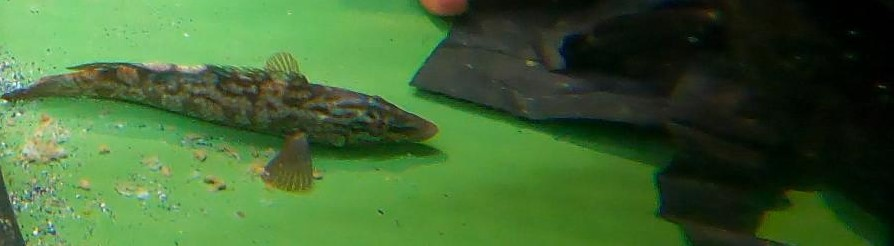
%> input picture assets/Testing/011001_GH010035.MP4.jpg, 894 x 246 px
$ octave --eval "result = aAlgorithmGray(imread('assets/Testing/011001_GH010035.MP4.jpg'));"   (GNU Octave 9; MATLAB toolbox functions it lacks are replaced by stand-ins)
%> lines starting %> are read from the running program, lines starting %| are printed output that depends on the picture; in (x1, y1, x2, y2) boxes, pixels count from 0 and x2, y2 are one past the last pixel; in counts of white or black regions, pixels touching at a corner belong together; the program's own positions count from 1
function result = aAlgorithmGray(img)
I = rgb2gray(img);
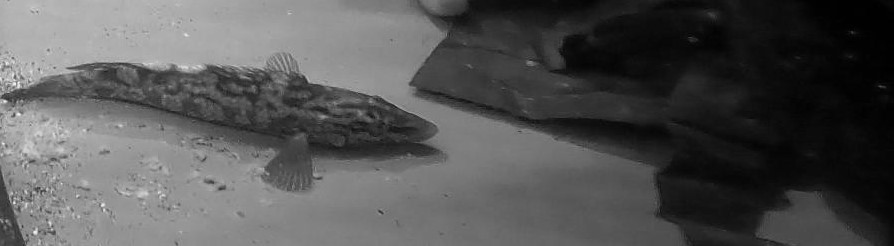
%> I: size 246x894 uint8; min 0, max 244, mean 84.7

H = imhist(I);
%> H = 256 values, max 3917 at index 12, min 0 at index 234, mean 859.1
[~,Bval] = max(H);
%> Bval = 12

IB = 155 - Bval;
%> IB = 143
if Bval>100
  IB = IB + 25;
end
x=IB/255;
%> x = 0.561

BW = imbinarize(I,x);
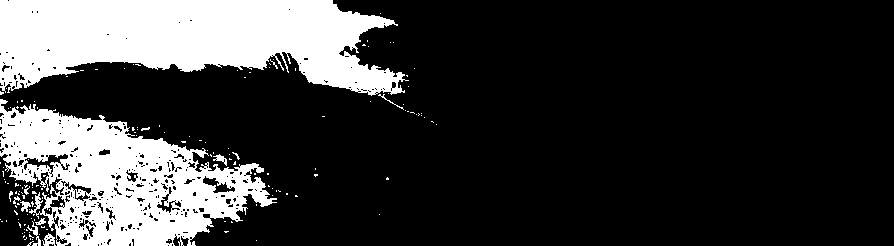
%> BW: size 246x894 logical; 22% white; 152 white regions (140 under 20 px), largest, box (x1, y1, x2, y2) and area: (0, 0, 409, 96) 26587, (0, 99, 277, 246) 20804, (27, 221, 41, 246) 100

[counts,~] = imhist(BW);
%> counts = [171586; 48338]
S=counts(1)/(sum(counts)/100);
%> S = 78.02
while S>10
    if S>20
        x=x-0.01*(S-10)/5; %for speed
    end
    x=x-0.01;
    BW = imbinarize(I,x);
    [counts,~] = imhist(BW);
    S=counts(1)/(sum(counts)/100);
end
%> this loop made 9 passes
%> (x, counts, S) on passes 1 to 9: (0.415, [128599; 91325], 58.47), (0.308, [105332; 114592], 47.89), (0.222, [82273; 137651], 37.41), (0.157, [68556; 151368], 31.17), (0.105, [56354; 163570], 25.62), (0.0636, [40685; 179239], 18.5), (0.0536, [33315; 186609], 15.15), (0.0436, [26991; 192933], 12.27), (0.0336, [15803; 204121], 7.19)
%> pass 1, in aAlgorithmGray, `BW = imbinarize(I,x);`:
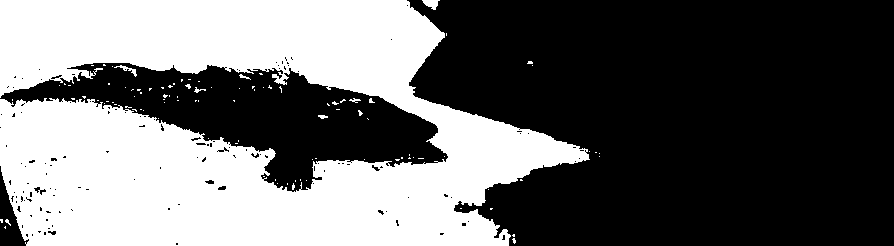
%> BW: size 246x894 logical; 41.5% white; 101 white regions (94 under 20 px), largest, box (x1, y1, x2, y2) and area: (0, 0, 590, 246) 90611, (422, 0, 440, 10) 108, (114, 65, 137, 77) 71
%> pass 2, in aAlgorithmGray, `BW = imbinarize(I,x);`:
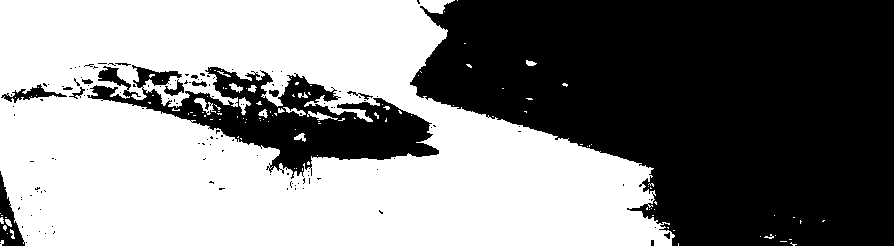
%> BW: size 246x894 logical; 52.1% white; 132 black regions (118 under 20 px), largest, box (x1, y1, x2, y2) and area: (410, 0, 894, 246) 88589, (87, 65, 439, 179) 14703, (0, 171, 25, 246) 779
%> pass 3, in aAlgorithmGray, `BW = imbinarize(I,x);`:
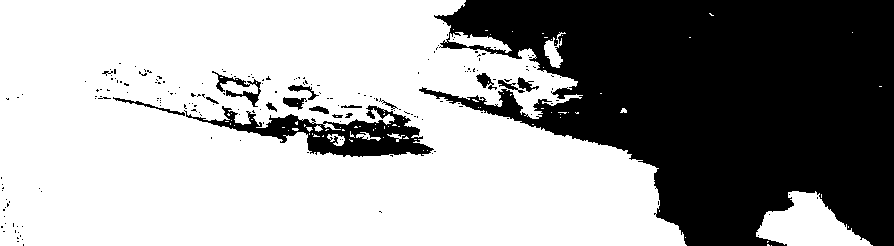
%> BW: size 246x894 logical; 62.6% white; 190 black regions (173 under 20 px), largest, box (x1, y1, x2, y2) and area: (419, 0, 894, 246) 75298, (184, 105, 434, 157) 4797, (212, 71, 261, 107) 456

BW=bwareaopen(BW, 100);
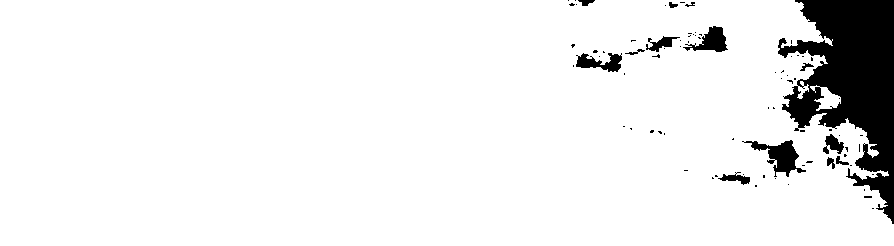
%> BW: size 246x894 logical; 92.6% white; 81 black regions (67 under 20 px), largest, box (x1, y1, x2, y2) and area: (778, 0, 894, 224) 13099, (742, 140, 806, 177) 858, (683, 26, 728, 52) 561
binaryImg = imcomplement(BW);
binaryImg=bwareaopen(binaryImg, 5000);
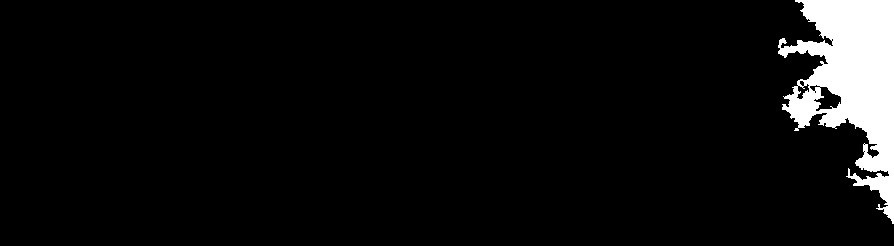
%> binaryImg: size 246x894 logical; 6% white; 1 white region, box (x1, y1, x2, y2) and area: (778, 0, 894, 224) 13099


result = binaryImg;

end

$ run again, on assets/Testing/011001_GH030034.MP4.jpg
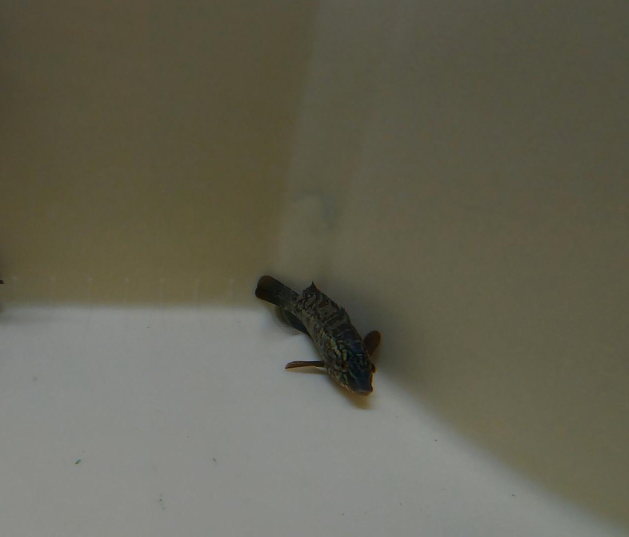
%> input picture assets/Testing/011001_GH030034.MP4.jpg, 1258 x 1073 px (shown at 1/2 size)
%> H = 256 values, max 101959 at index 138, min 0 at index 1, mean 5272.8
%> Bval = 138
%> in aAlgorithmGray, `IB = 155 - Bval;`: IB = 17
%> in aAlgorithmGray, `IB = IB + 25;`: IB = 42
%> x = 0.165
%> in aAlgorithmGray, `BW = imbinarize(I,x);`:
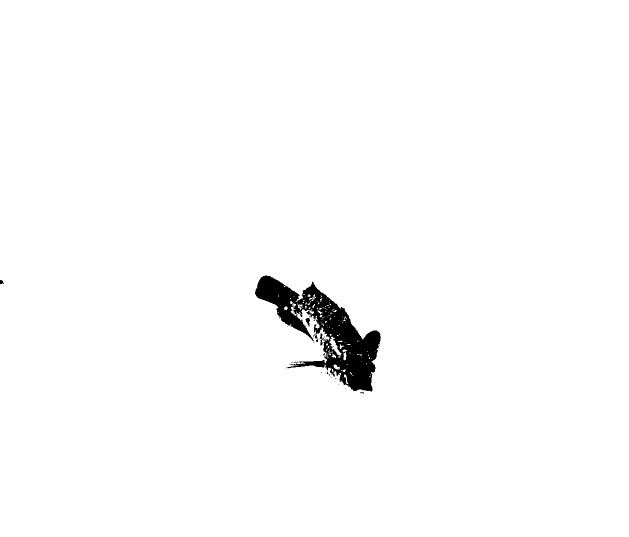
%> BW: size 1073x1258 logical (shown at 1/2 size); 98.4% white; 42 black regions (38 under 20 px), largest, box (x1, y1, x2, y2) and area: (510, 551, 762, 783) 20702, (611, 635, 620, 653) 87, (0, 560, 8, 568) 46, (629, 667, 635, 677) 33
%> counts = [20990; 1328844]
%> S = 1.56
%> in aAlgorithmGray, `binaryImg = imcomplement(BW);`:
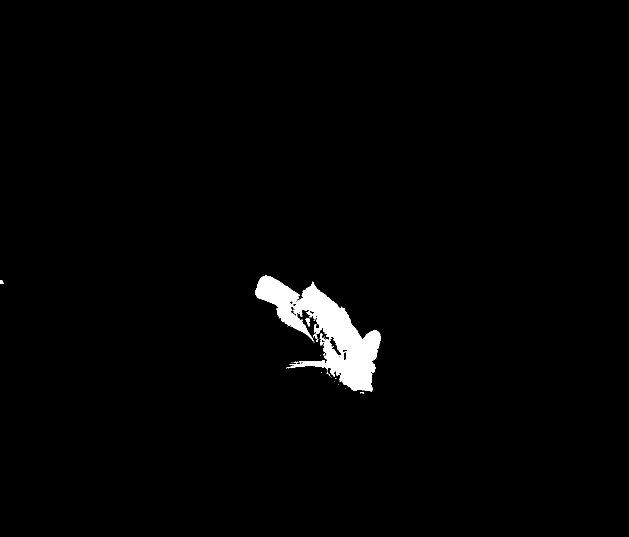
%> binaryImg: size 1073x1258 logical (shown at 1/2 size); 1.6% white; 39 white regions (35 under 20 px), largest, box (x1, y1, x2, y2) and area: (510, 551, 762, 783) 21709, (611, 635, 620, 653) 87, (0, 560, 8, 568) 46, (629, 667, 635, 677) 33

$ run again, on assets/Testing/011001_GH030035.MP4.jpg
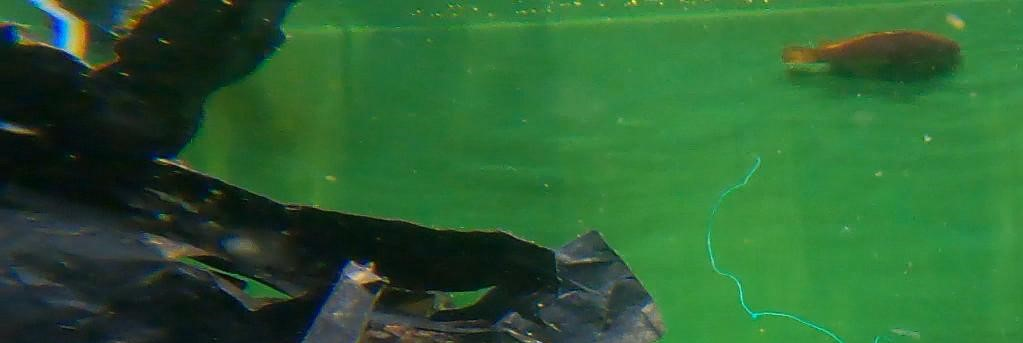
%> input picture assets/Testing/011001_GH030035.MP4.jpg, 1023 x 343 px
%> H = 256 values, max 12436 at index 105, min 0 at index 1, mean 1370.7
%> Bval = 105
%> in aAlgorithmGray, `IB = 155 - Bval;`: IB = 50
%> in aAlgorithmGray, `IB = IB + 25;`: IB = 75
%> in aAlgorithmGray, `x=IB/255;`: x = 0.294
%> in aAlgorithmGray, `[counts,~] = imhist(BW);`: counts = [128632; 222257]
%> in aAlgorithmGray, `S=counts(1)/(sum(counts)/100);`: S = 36.66
%> the loop in aAlgorithmGray, `while S>10` made 7 passes
%> (x, counts, S) on passes 1 to 7: (0.231, [105457; 245432], 30.05), (0.181, [90861; 260028], 25.89), (0.139, [77741; 273148], 22.16), (0.105, [54722; 296167], 15.6), (0.0946, [48053; 302836], 13.69), (0.0846, [37380; 313509], 10.65), (0.0746, [29321; 321568], 8.36)
%> in aAlgorithmGray, `binaryImg=bwareaopen(binaryImg, 5000);`:
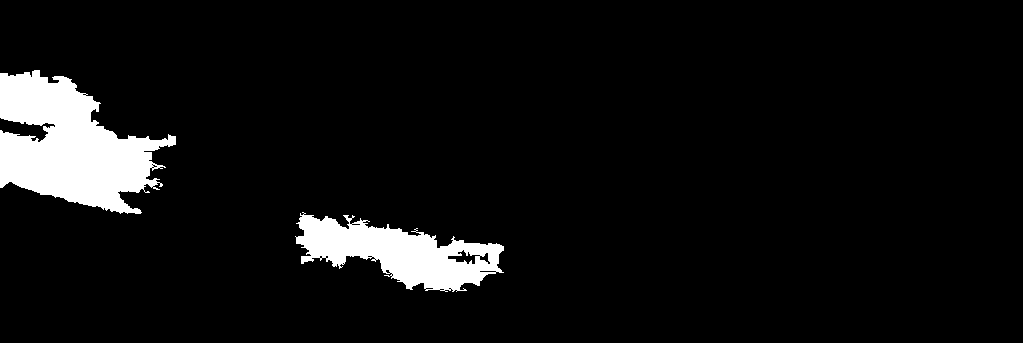
%> binaryImg: size 343x1023 logical; 6.5% white; 2 white regions, box (x1, y1, x2, y2) and area: (0, 70, 176, 214) 14479, (295, 212, 504, 292) 8308
